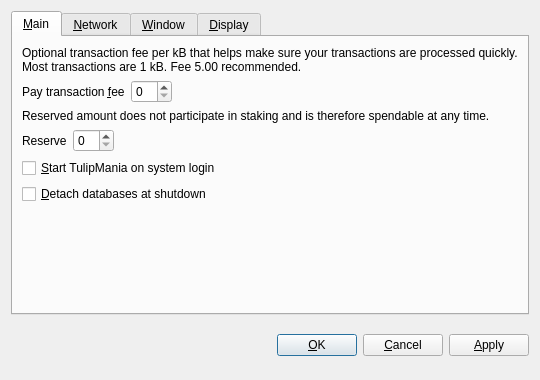
<?xml version="1.0" encoding="UTF-8"?>
<ui version="4.0">
 <class>OptionsDialog</class>
 <widget class="QDialog" name="OptionsDialog">
  <property name="geometry">
   <rect>
    <x>0</x>
    <y>0</y>
    <width>540</width>
    <height>380</height>
   </rect>
  </property>
  <property name="windowTitle">
   <string>Options</string>
  </property>
  <property name="modal">
   <bool>true</bool>
  </property>
  <layout class="QVBoxLayout" name="verticalLayout">
   <item>
    <widget class="QTabWidget" name="tabWidget">
     <property name="tabPosition">
      <enum>QTabWidget::North</enum>
     </property>
     <property name="currentIndex">
      <number>0</number>
     </property>
     <widget class="QWidget" name="tabMain">
      <attribute name="title">
       <string>&amp;Main</string>
      </attribute>
      <layout class="QVBoxLayout" name="verticalLayout_Main">
       <item>
        <widget class="QLabel" name="transactionFeeInfoLabel">
         <property name="text">
          <string>Optional transaction fee per kB that helps make sure your transactions are processed quickly. Most transactions are 1 kB. Fee 5.00 recommended.</string>
         </property>
         <property name="textFormat">
          <enum>Qt::PlainText</enum>
         </property>
         <property name="wordWrap">
          <bool>true</bool>
         </property>
        </widget>
       </item>
       <item>
        <layout class="QHBoxLayout" name="horizontalLayoutFee">
         <item>
          <widget class="QLabel" name="transactionFeeLabel">
           <property name="text">
            <string>Pay transaction &amp;fee</string>
           </property>
           <property name="textFormat">
            <enum>Qt::PlainText</enum>
           </property>
           <property name="buddy">
            <cstring>transactionFee</cstring>
           </property>
          </widget>
         </item>
         <item>
          <widget class="BitcoinAmountField" name="transactionFee"/>
         </item>
         <item>
          <spacer name="horizontalSpacerFee">
           <property name="orientation">
            <enum>Qt::Horizontal</enum>
           </property>
           <property name="sizeHint" stdset="0">
            <size>
             <width>40</width>
             <height>20</height>
            </size>
           </property>
          </spacer>
         </item>
        </layout>
       </item>
       <item>
        <widget class="QLabel" name="reserveBalanceInfoLabel">
         <property name="text">
          <string>Reserved amount does not participate in staking and is therefore spendable at any time.</string>
         </property>
         <property name="textFormat">
          <enum>Qt::PlainText</enum>
         </property>
         <property name="wordWrap">
          <bool>true</bool>
         </property>
        </widget>
       </item>
       <item>
        <layout class="QHBoxLayout" name="horizontalLayoutReserveBalance">
         <item>
          <widget class="QLabel" name="reserveBalanceLabel">
           <property name="text">
            <string>Reserve</string>
           </property>
           <property name="textFormat">
            <enum>Qt::PlainText</enum>
           </property>
           <property name="buddy">
            <cstring>reserveBalance</cstring>
           </property>
          </widget>
         </item>
         <item>
          <widget class="BitcoinAmountField" name="reserveBalance"/>
         </item>
         <item>
          <spacer name="horizontalSpacerReserveBalance">
           <property name="orientation">
            <enum>Qt::Horizontal</enum>
           </property>
           <property name="sizeHint" stdset="0">
            <size>
             <width>40</width>
             <height>20</height>
            </size>
           </property>
          </spacer>
         </item>
        </layout>
       </item>
       <item>
        <widget class="QCheckBox" name="bitcoinAtStartup">
         <property name="toolTip">
          <string>Automatically start TulipMania after logging in to the system.</string>
         </property>
         <property name="text">
          <string>&amp;Start TulipMania on system login</string>
         </property>
        </widget>
       </item>
       <item>
        <widget class="QCheckBox" name="detachDatabases">
         <property name="toolTip">
          <string>Detach block and address databases at shutdown. This means they can be moved to another data directory, but it slows down shutdown. The wallet is always detached.</string>
         </property>
         <property name="text">
          <string>&amp;Detach databases at shutdown</string>
         </property>
        </widget>
       </item>
       <item>
        <spacer name="verticalSpacer_Main">
         <property name="orientation">
          <enum>Qt::Vertical</enum>
         </property>
         <property name="sizeHint" stdset="0">
          <size>
           <width>20</width>
           <height>40</height>
          </size>
         </property>
        </spacer>
       </item>
      </layout>
     </widget>
     <widget class="QWidget" name="tabNetwork">
      <attribute name="title">
       <string>&amp;Network</string>
      </attribute>
      <layout class="QVBoxLayout" name="verticalLayout_Network">
       <item>
        <widget class="QCheckBox" name="mapPortUpnp">
         <property name="toolTip">
          <string>Automatically open the TulipMania client port on the router. This only works when your router supports UPnP and it is enabled.</string>
         </property>
         <property name="text">
          <string>Map port using &amp;UPnP</string>
         </property>
        </widget>
       </item>
       <item>
        <widget class="QCheckBox" name="connectSocks">
         <property name="toolTip">
          <string>Connect to the TulipMania network through a SOCKS proxy (e.g. when connecting through Tor).</string>
         </property>
         <property name="text">
          <string>&amp;Connect through SOCKS proxy:</string>
         </property>
        </widget>
       </item>
       <item>
        <layout class="QHBoxLayout" name="horizontalLayout_Network">
         <item>
          <widget class="QLabel" name="proxyIpLabel">
           <property name="text">
            <string>Proxy &amp;IP:</string>
           </property>
           <property name="textFormat">
            <enum>Qt::PlainText</enum>
           </property>
           <property name="buddy">
            <cstring>proxyIp</cstring>
           </property>
          </widget>
         </item>
         <item>
          <widget class="QValidatedLineEdit" name="proxyIp">
           <property name="maximumSize">
            <size>
             <width>140</width>
             <height>16777215</height>
            </size>
           </property>
           <property name="toolTip">
            <string>IP address of the proxy (e.g. 127.0.0.1)</string>
           </property>
          </widget>
         </item>
         <item>
          <widget class="QLabel" name="proxyPortLabel">
           <property name="text">
            <string>&amp;Port:</string>
           </property>
           <property name="textFormat">
            <enum>Qt::PlainText</enum>
           </property>
           <property name="buddy">
            <cstring>proxyPort</cstring>
           </property>
          </widget>
         </item>
         <item>
          <widget class="QLineEdit" name="proxyPort">
           <property name="maximumSize">
            <size>
             <width>55</width>
             <height>16777215</height>
            </size>
           </property>
           <property name="toolTip">
            <string>Port of the proxy (e.g. 9050)</string>
           </property>
          </widget>
         </item>
         <item>
          <widget class="QLabel" name="socksVersionLabel">
           <property name="text">
            <string>SOCKS &amp;Version:</string>
           </property>
           <property name="textFormat">
            <enum>Qt::PlainText</enum>
           </property>
           <property name="buddy">
            <cstring>socksVersion</cstring>
           </property>
          </widget>
         </item>
         <item>
          <widget class="QValueComboBox" name="socksVersion">
           <property name="toolTip">
            <string>SOCKS version of the proxy (e.g. 5)</string>
           </property>
          </widget>
         </item>
         <item>
          <spacer name="horizontalSpacer_Network">
           <property name="orientation">
            <enum>Qt::Horizontal</enum>
           </property>
           <property name="sizeHint" stdset="0">
            <size>
             <width>40</width>
             <height>20</height>
            </size>
           </property>
          </spacer>
         </item>
        </layout>
       </item>
       <item>
        <spacer name="verticalSpacer_Network">
         <property name="orientation">
          <enum>Qt::Vertical</enum>
         </property>
         <property name="sizeHint" stdset="0">
          <size>
           <width>20</width>
           <height>40</height>
          </size>
         </property>
        </spacer>
       </item>
      </layout>
     </widget>
     <widget class="QWidget" name="tabWindow">
      <attribute name="title">
       <string>&amp;Window</string>
      </attribute>
      <layout class="QVBoxLayout" name="verticalLayout_Window">
       <item>
        <widget class="QCheckBox" name="minimizeToTray">
         <property name="toolTip">
          <string>Show only a tray icon after minimizing the window.</string>
         </property>
         <property name="text">
          <string>&amp;Minimize to the tray instead of the taskbar</string>
         </property>
        </widget>
       </item>
       <item>
        <widget class="QCheckBox" name="minimizeOnClose">
         <property name="toolTip">
          <string>Minimize instead of exit the application when the window is closed. When this option is enabled, the application will be closed only after selecting Quit in the menu.</string>
         </property>
         <property name="text">
          <string>M&amp;inimize on close</string>
         </property>
        </widget>
       </item>
       <item>
        <spacer name="verticalSpacer_Window">
         <property name="orientation">
          <enum>Qt::Vertical</enum>
         </property>
         <property name="sizeHint" stdset="0">
          <size>
           <width>20</width>
           <height>40</height>
          </size>
         </property>
        </spacer>
       </item>
      </layout>
     </widget>
     <widget class="QWidget" name="tabDisplay">
      <attribute name="title">
       <string>&amp;Display</string>
      </attribute>
      <layout class="QVBoxLayout" name="verticalLayout_Display">
       <item>
        <layout class="QHBoxLayout" name="horizontalLayout_1_Display">
         <item>
          <widget class="QLabel" name="langLabel">
           <property name="text">
            <string>User Interface &amp;language:</string>
           </property>
           <property name="textFormat">
            <enum>Qt::PlainText</enum>
           </property>
           <property name="buddy">
            <cstring>lang</cstring>
           </property>
          </widget>
         </item>
         <item>
          <widget class="QValueComboBox" name="lang">
           <property name="toolTip">
            <string>The user interface language can be set here. This setting will take effect after restarting TulipMania.</string>
           </property>
          </widget>
         </item>
        </layout>
       </item>
       <item>
        <layout class="QHBoxLayout" name="horizontalLayout_2_Display">
         <item>
          <widget class="QLabel" name="unitLabel">
           <property name="text">
            <string>&amp;Unit to show amounts in:</string>
           </property>
           <property name="textFormat">
            <enum>Qt::PlainText</enum>
           </property>
           <property name="buddy">
            <cstring>unit</cstring>
           </property>
          </widget>
         </item>
         <item>
          <widget class="QValueComboBox" name="unit">
           <property name="toolTip">
            <string>Choose the default subdivision unit to show in the interface and when sending coins.</string>
           </property>
          </widget>
         </item>
        </layout>
       </item>
       <item>
        <widget class="QCheckBox" name="displayAddresses">
         <property name="toolTip">
          <string>Whether to show TulipMania addresses in the transaction list or not.</string>
         </property>
         <property name="text">
          <string>&amp;Display addresses in transaction list</string>
         </property>
        </widget>
       </item>
       <item>
        <widget class="QCheckBox" name="coinControlFeatures">
         <property name="toolTip">
          <string>Whether to show coin control features or not.</string>
         </property>
         <property name="text">
          <string>Display coin &amp;control features (experts only!)</string>
         </property>
        </widget>
       </item>
       <item>
        <spacer name="verticalSpacer_Display">
         <property name="orientation">
          <enum>Qt::Vertical</enum>
         </property>
         <property name="sizeHint" stdset="0">
          <size>
           <width>20</width>
           <height>40</height>
          </size>
         </property>
        </spacer>
       </item>
      </layout>
     </widget>
    </widget>
   </item>
   <item>
    <layout class="QHBoxLayout" name="horizontalLayout_Buttons">
     <item>
      <spacer name="horizontalSpacer_1">
       <property name="orientation">
        <enum>Qt::Horizontal</enum>
       </property>
       <property name="sizeHint" stdset="0">
        <size>
         <width>40</width>
         <height>48</height>
        </size>
       </property>
      </spacer>
     </item>
     <item>
      <widget class="QLabel" name="statusLabel">
       <property name="font">
        <font>
         <weight>75</weight>
         <bold>true</bold>
        </font>
       </property>
       <property name="text">
        <string/>
       </property>
       <property name="textFormat">
        <enum>Qt::PlainText</enum>
       </property>
       <property name="wordWrap">
        <bool>true</bool>
       </property>
      </widget>
     </item>
     <item>
      <spacer name="horizontalSpacer_2">
       <property name="orientation">
        <enum>Qt::Horizontal</enum>
       </property>
       <property name="sizeHint" stdset="0">
        <size>
         <width>40</width>
         <height>48</height>
        </size>
       </property>
      </spacer>
     </item>
     <item>
      <widget class="QPushButton" name="okButton">
       <property name="text">
        <string>&amp;OK</string>
       </property>
      </widget>
     </item>
     <item>
      <widget class="QPushButton" name="cancelButton">
       <property name="text">
        <string>&amp;Cancel</string>
       </property>
       <property name="autoDefault">
        <bool>false</bool>
       </property>
      </widget>
     </item>
     <item>
      <widget class="QPushButton" name="applyButton">
       <property name="text">
        <string>&amp;Apply</string>
       </property>
       <property name="autoDefault">
        <bool>false</bool>
       </property>
      </widget>
     </item>
    </layout>
   </item>
  </layout>
 </widget>
 <customwidgets>
  <customwidget>
   <class>BitcoinAmountField</class>
   <extends>QSpinBox</extends>
   <header>bitcoinamountfield.h</header>
  </customwidget>
  <customwidget>
   <class>QValueComboBox</class>
   <extends>QComboBox</extends>
   <header>qvaluecombobox.h</header>
  </customwidget>
  <customwidget>
   <class>QValidatedLineEdit</class>
   <extends>QLineEdit</extends>
   <header>qvalidatedlineedit.h</header>
  </customwidget>
 </customwidgets>
 <resources/>
 <connections/>
</ui>
